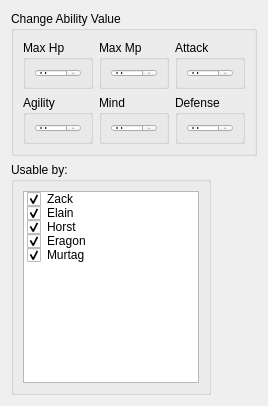
     <widget class="QWidget" name="pageItemMaterial">
      <layout class="QGridLayout" name="gridLayout_117">
       <item row="1" column="0">
        <widget class="QGroupBox" name="groupMaterialUsableBy">
         <property name="minimumSize">
          <size>
           <width>0</width>
           <height>150</height>
          </size>
         </property>
         <property name="maximumSize">
          <size>
           <width>200</width>
           <height>16777215</height>
          </size>
         </property>
         <property name="title">
          <string>Usable by:</string>
         </property>
         <layout class="QGridLayout" name="gridLayout_194">
          <item row="0" column="0">
           <widget class="QListWidget" name="listMaterialUsableBy">
            <item>
             <property name="text">
              <string>Zack</string>
             </property>
             <property name="checkState">
              <enum>Checked</enum>
             </property>
            </item>
            <item>
             <property name="text">
              <string>Elain</string>
             </property>
             <property name="checkState">
              <enum>Checked</enum>
             </property>
            </item>
            <item>
             <property name="text">
              <string>Horst</string>
             </property>
             <property name="checkState">
              <enum>Checked</enum>
             </property>
            </item>
            <item>
             <property name="text">
              <string>Eragon</string>
             </property>
             <property name="checkState">
              <enum>Checked</enum>
             </property>
            </item>
            <item>
             <property name="text">
              <string>Murtag</string>
             </property>
             <property name="checkState">
              <enum>Checked</enum>
             </property>
            </item>
           </widget>
          </item>
         </layout>
        </widget>
       </item>
       <item row="1" column="1">
        <spacer name="horizontalSpacer">
         <property name="orientation">
          <enum>Qt::Horizontal</enum>
         </property>
         <property name="sizeHint" stdset="0">
          <size>
           <width>40</width>
           <height>20</height>
          </size>
         </property>
        </spacer>
       </item>
       <item row="0" column="0" colspan="2">
        <widget class="QGroupBox" name="groupMaterialAbilityValue">
         <property name="minimumSize">
          <size>
           <width>0</width>
           <height>145</height>
          </size>
         </property>
         <property name="maximumSize">
          <size>
           <width>16777215</width>
           <height>145</height>
          </size>
         </property>
         <property name="title">
          <string>Change Ability Value</string>
         </property>
         <layout class="QGridLayout" name="gridLayout_116">
          <item row="0" column="0">
           <widget class="QGroupBox" name="groupMaterialMaxHp">
            <property name="title">
             <string>Max Hp</string>
            </property>
            <property name="flat">
             <bool>true</bool>
            </property>
            <layout class="QGridLayout" name="gridLayout_113">
             <item row="0" column="0">
              <widget class="QSpinBox" name="spinMaterialMaxHp"/>
             </item>
            </layout>
           </widget>
          </item>
          <item row="0" column="1">
           <widget class="QGroupBox" name="groupMaterialMaxMp">
            <property name="title">
             <string>Max Mp</string>
            </property>
            <property name="flat">
             <bool>true</bool>
            </property>
            <layout class="QGridLayout" name="gridLayout_114">
             <item row="0" column="0">
              <widget class="QSpinBox" name="spinMaterialMaxMp"/>
             </item>
            </layout>
           </widget>
          </item>
          <item row="1" column="0">
           <widget class="QGroupBox" name="groupMaterialAgility">
            <property name="title">
             <string>Agility</string>
            </property>
            <property name="flat">
             <bool>true</bool>
            </property>
            <layout class="QGridLayout" name="gridLayout_115">
             <item row="0" column="0">
              <widget class="QSpinBox" name="spinMaterialAgility"/>
             </item>
            </layout>
           </widget>
          </item>
          <item row="1" column="1">
           <widget class="QGroupBox" name="groupMaterialMind">
            <property name="title">
             <string>Mind</string>
            </property>
            <property name="flat">
             <bool>true</bool>
            </property>
            <layout class="QGridLayout" name="gridLayout_191">
             <item row="0" column="0">
              <widget class="QSpinBox" name="spinMaterialMind"/>
             </item>
            </layout>
           </widget>
          </item>
          <item row="1" column="2">
           <widget class="QGroupBox" name="groupMaterialDefense">
            <property name="title">
             <string>Defense</string>
            </property>
            <property name="flat">
             <bool>true</bool>
            </property>
            <layout class="QGridLayout" name="gridLayout_192">
             <item row="0" column="0">
              <widget class="QSpinBox" name="spinMaterialDefense"/>
             </item>
            </layout>
           </widget>
          </item>
          <item row="0" column="2">
           <widget class="QGroupBox" name="groupMaterialAttack">
            <property name="title">
             <string>Attack</string>
            </property>
            <property name="flat">
             <bool>true</bool>
            </property>
            <layout class="QGridLayout" name="gridLayout_193">
             <item row="0" column="0">
              <widget class="QSpinBox" name="spinMaterialAttack"/>
             </item>
            </layout>
           </widget>
          </item>
         </layout>
        </widget>
       </item>
      </layout>
     </widget>
